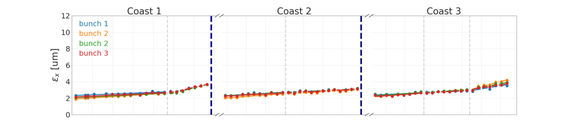
#> input picture images/Ch5/MD5_overview_x_no_legend_2.png, 574 x 131 px, shrunk from 1200 x 274 before the run
$ python merge_pngs.py
#> lines starting #> are read from the running program, lines starting #| are printed output that depends on the picture
from PIL import Image


img_01 = Image.open("MD5_overview_x_no_legend_2.png")
#> img_01 is the input picture: PIL image 574x131 RGBA; mean R, G, B, A 250.2, 248.8, 248.6, 255
img_02 = Image.open("MD5_overview_y_no_legend_2.png")
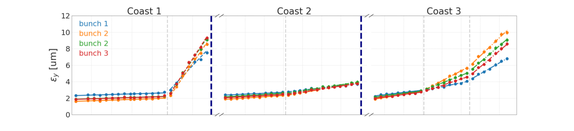
#> input picture images/Ch5/MD5_overview_y_no_legend_2.png, 574 x 131 px, shrunk from 1200 x 274 before the run
#> img_02 is the input picture: PIL image 574x131 RGBA; mean R, G, B, A 248.9, 247.7, 247.1, 255
img_03 = Image.open("bunch_length.png")
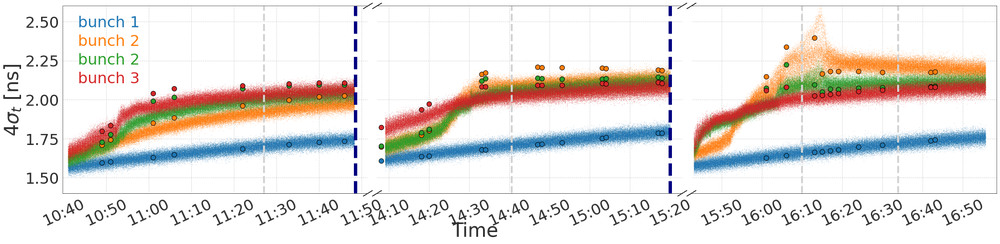
#> input picture images/Ch5/bunch_length.png, 1000 x 244 px, shrunk from 2091 x 510 before the run
#> img_03 is the input picture: PIL image 1000x244 RGBA; mean R, G, B, A 164.6, 159.6, 156.2, 184.3

img_01_size = img_01.size
#> img_01_size = (574, 131)
img_02_size = img_02.size
#> img_02_size = (574, 131)
img_03_size = img_02.size
#> img_03_size = (574, 131)

print('img 1 size: ', img_01_size)
#| img 1 size:  (574, 131)
print('img 2 size: ', img_02_size)
#| img 2 size:  (574, 131)
print('img 3 size: ', img_03_size)
#| img 3 size:  (574, 131)


new_im = Image.new('RGB', (img_01_size[0], 3*img_01_size[1]), (250,250,250))
#> new_im: PIL image 574x393 RGB; every value is 250

new_im.paste(img_01, (0,0))
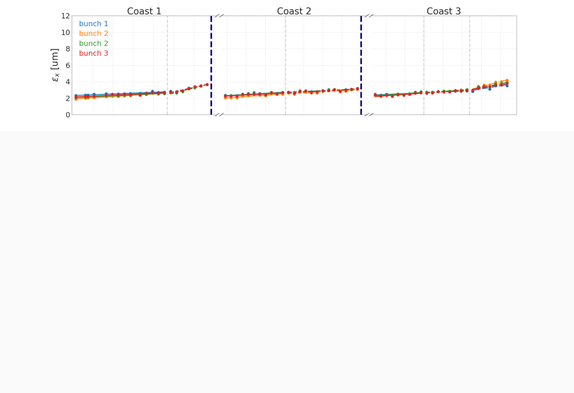
#> new_im: PIL image 574x393 RGB; mean R, G, B 250.1, 249.6, 249.5
new_im.paste(img_02, (0, img_01_size[1]))
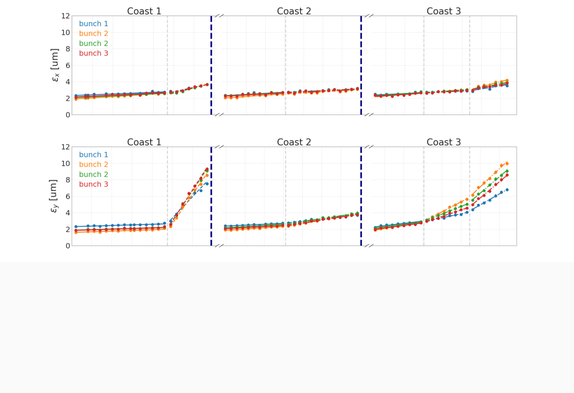
#> new_im: PIL image 574x393 RGB; mean R, G, B 249.7, 248.8, 248.6
new_im.paste(img_03, (0, 2*img_01_size[1]))
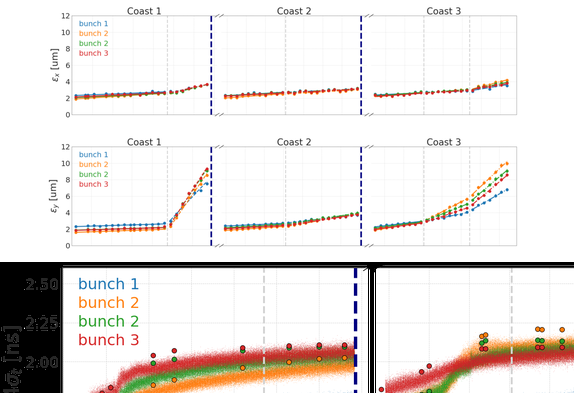
#> new_im: PIL image 574x393 RGB; mean R, G, B 233.7, 228.4, 225.7

new_im.show()
